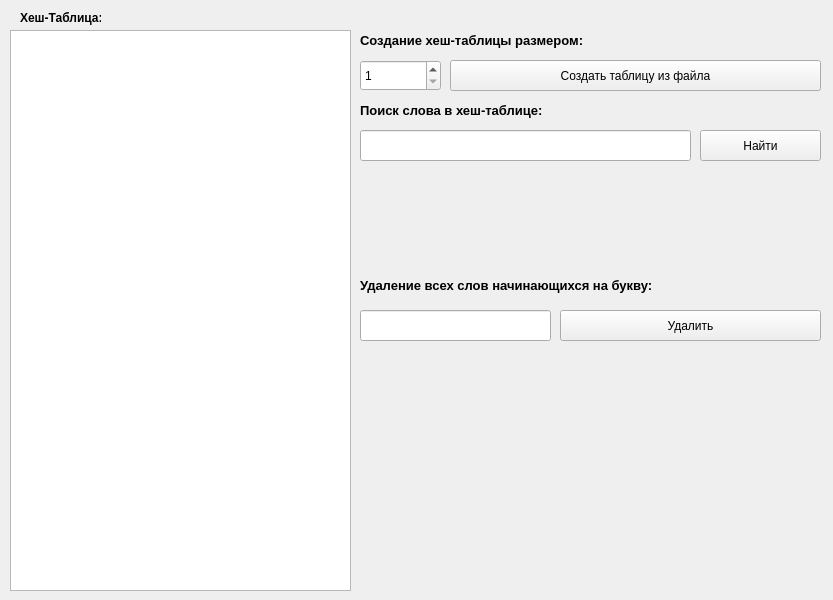
<?xml version="1.0" encoding="UTF-8"?>
<ui version="4.0">
 <class>MainWindow</class>
 <widget class="QMainWindow" name="MainWindow">
  <property name="geometry">
   <rect>
    <x>0</x>
    <y>0</y>
    <width>833</width>
    <height>600</height>
   </rect>
  </property>
  <property name="windowTitle">
   <string>MainWindow</string>
  </property>
  <widget class="QWidget" name="centralwidget">
   <widget class="QTextBrowser" name="textBrowser">
    <property name="geometry">
     <rect>
      <x>10</x>
      <y>30</y>
      <width>341</width>
      <height>561</height>
     </rect>
    </property>
   </widget>
   <widget class="QLabel" name="label">
    <property name="geometry">
     <rect>
      <x>20</x>
      <y>10</y>
      <width>81</width>
      <height>16</height>
     </rect>
    </property>
    <property name="font">
     <font>
      <weight>75</weight>
      <bold>true</bold>
     </font>
    </property>
    <property name="text">
     <string>Хеш-Таблица:</string>
    </property>
   </widget>
   <widget class="QLabel" name="label_2">
    <property name="geometry">
     <rect>
      <x>360</x>
      <y>30</y>
      <width>251</width>
      <height>21</height>
     </rect>
    </property>
    <property name="font">
     <font>
      <pointsize>10</pointsize>
      <weight>75</weight>
      <bold>true</bold>
     </font>
    </property>
    <property name="text">
     <string>Создание хеш-таблицы размером:</string>
    </property>
   </widget>
   <widget class="QSpinBox" name="spinBox">
    <property name="geometry">
     <rect>
      <x>360</x>
      <y>60</y>
      <width>81</width>
      <height>31</height>
     </rect>
    </property>
    <property name="minimum">
     <number>1</number>
    </property>
    <property name="maximum">
     <number>300</number>
    </property>
   </widget>
   <widget class="QPushButton" name="pushButton">
    <property name="geometry">
     <rect>
      <x>450</x>
      <y>60</y>
      <width>371</width>
      <height>31</height>
     </rect>
    </property>
    <property name="text">
     <string>Создать таблицу из файла</string>
    </property>
   </widget>
   <widget class="QLabel" name="label_3">
    <property name="geometry">
     <rect>
      <x>360</x>
      <y>100</y>
      <width>241</width>
      <height>21</height>
     </rect>
    </property>
    <property name="font">
     <font>
      <pointsize>10</pointsize>
      <weight>75</weight>
      <bold>true</bold>
     </font>
    </property>
    <property name="text">
     <string>Поиск слова в хеш-таблице:</string>
    </property>
   </widget>
   <widget class="QLineEdit" name="lineEdit">
    <property name="geometry">
     <rect>
      <x>360</x>
      <y>130</y>
      <width>331</width>
      <height>31</height>
     </rect>
    </property>
   </widget>
   <widget class="QPushButton" name="pushButton_2">
    <property name="geometry">
     <rect>
      <x>700</x>
      <y>130</y>
      <width>121</width>
      <height>31</height>
     </rect>
    </property>
    <property name="text">
     <string>Найти</string>
    </property>
   </widget>
   <widget class="QLabel" name="label_4">
    <property name="geometry">
     <rect>
      <x>360</x>
      <y>180</y>
      <width>461</width>
      <height>81</height>
     </rect>
    </property>
    <property name="font">
     <font>
      <pointsize>15</pointsize>
      <weight>75</weight>
      <bold>true</bold>
     </font>
    </property>
    <property name="text">
     <string/>
    </property>
   </widget>
   <widget class="QLabel" name="label_5">
    <property name="geometry">
     <rect>
      <x>360</x>
      <y>270</y>
      <width>461</width>
      <height>31</height>
     </rect>
    </property>
    <property name="font">
     <font>
      <pointsize>10</pointsize>
      <weight>75</weight>
      <bold>true</bold>
     </font>
    </property>
    <property name="text">
     <string>Удаление всех слов начинающихся на букву: </string>
    </property>
   </widget>
   <widget class="QLineEdit" name="lineEdit_2">
    <property name="geometry">
     <rect>
      <x>360</x>
      <y>310</y>
      <width>191</width>
      <height>31</height>
     </rect>
    </property>
    <property name="maxLength">
     <number>1</number>
    </property>
   </widget>
   <widget class="QPushButton" name="pushButton_3">
    <property name="geometry">
     <rect>
      <x>560</x>
      <y>310</y>
      <width>261</width>
      <height>31</height>
     </rect>
    </property>
    <property name="text">
     <string>Удалить</string>
    </property>
   </widget>
  </widget>
 </widget>
 <resources/>
 <connections/>
</ui>
